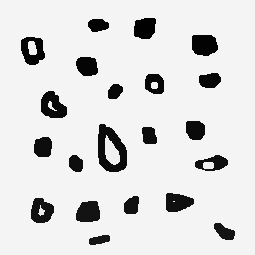
//> input picture image/uni1/ex4.2.a.jpeg, 255 x 255 px
$ ./q2 ../../image/uni1/ex4.2.a.jpeg   (built with g++ and OpenCV 4)
//> lines starting //> are read from the running program, lines starting //| are printed output that depends on the picture; after the words box and inside, x2 and y2 are one past the last pixel; in counts of white or black regions, pixels touching at a corner belong together
#include <iostream>
#include <opencv2/opencv.hpp>
#include <fstream>
#include <iomanip>
#include <vector>
#include <algorithm>
#include <numeric>
#include <ctime>
#include <cstdlib>

using namespace std;
using namespace cv;

#define RAIO_SLIDER_MAX   20
#define TOP_SLIDER_MAX    200

int top    = 10;
int raio   = 20;
int step   = 1;
int jitter = 30;

Mat image, border;
int width, height;

void on_trackbar(int, void*)
{
  Mat         points;
  vector<int> yrange;
  vector<int> xrange;
  int         x, y;
  Vec3b       pix;

  xrange.resize(height/step);
  yrange.resize(width/step);

  iota(xrange.begin(), xrange.end(), 0);
  iota(yrange.begin(), yrange.end(), 0);

  for(uint i=0; i<xrange.size(); i++) xrange[i] = xrange[i]*step+step/2;
  for(uint i=0; i<yrange.size(); i++) yrange[i] = yrange[i]*step+step/2;

  points = Mat(height, width, CV_8UC3, Scalar(255));

  random_shuffle(xrange.begin(), xrange.end());
  for(auto i : xrange)
  {
    random_shuffle(yrange.begin(), yrange.end());
    for(auto j : yrange)
    {
      x = i+rand()%(2*jitter)-jitter+1;
      y = j+rand()%(2*jitter)-jitter+1;

      pix[0] = (int) image.at<Vec3b>(x,y)[2];
      pix[1] = (int) image.at<Vec3b>(x,y)[1];
      pix[2] = (int) image.at<Vec3b>(x,y)[0];

      circle(points, cv::Point(y,x), 20, CV_RGB(pix[0],pix[1],pix[2]), -1, CV_AA);
    }
  }

  for (int top = 20; top < 200; top+=5)
  {
    raio =  (200 - top)/10;

    Canny(image, border, top, 3*top);

    random_shuffle(xrange.begin(), xrange.end());
    for(auto i : xrange)
    {
      random_shuffle(yrange.begin(), yrange.end());
      for(auto j : yrange)
      {
        if (border.at<uchar>(i,j) == 0) continue;

        x = i+rand()%(2*jitter)-jitter+1;
        y = j+rand()%(2*jitter)-jitter+1;

        pix[0] = (int) image.at<Vec3b>(x,y)[2];
        pix[1] = (int) image.at<Vec3b>(x,y)[1];
        pix[2] = (int) image.at<Vec3b>(x,y)[0];

        circle(points, cv::Point(y,x), raio, CV_RGB(pix[0],pix[1],pix[2]), -1, CV_AA);
      }
    }
  }

  imshow("CannyPontilhismo", points);
  //imshow("Canny", border);
}


int main(int argc, char** argv)
{
  image = imread(argv[1],CV_LOAD_IMAGE_COLOR);
//> image is the input picture: 255 rows x 255 cols, CV_8UC3; min 0, max 255, mean 218.7

  srand(time(0));

  width = image.size().width;
//> width = 255
  height= image.size().height;
//> height = 255

  namedWindow("CannyPontilhismo", 1.5);

  createTrackbar( "Step: ",             "CannyPontilhismo", &step,   STEP_SLIDER_MAX,   on_trackbar );
//> (this line was passed over: STEP_SLIDER_MAX is not available in this run)
  createTrackbar( "Jitter: ",           "CannyPontilhismo", &jitter, JITTER_SLIDER_MAX, on_trackbar );
//> (this line was passed over: JITTER_SLIDER_MAX is not available in this run)

  on_trackbar(top, 0 );
//> after the loop in on_trackbar, `for(auto i : xrange)`:
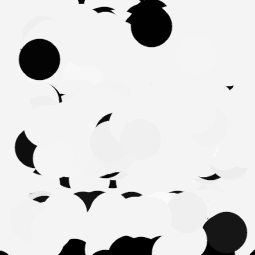
//> points: 255 rows x 255 cols, CV_8UC3; min 0, max 252, mean 217.8
//> the loop in on_trackbar, `for (int top = 20; top < 200; top+=5)` made 36 passes
//> pass 1, in on_trackbar, `Canny(image, border, top, 3*top);`:
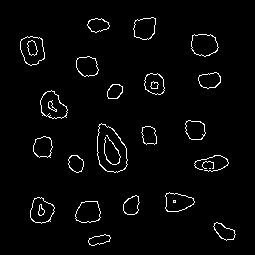
//> border: 255 rows x 255 cols, CV_8UC1; 2.7% white in thin lines or dots, all inside (x1, y1, x2, y2) = (20, 17, 236, 246)
//> after the loop in on_trackbar, `for (int top = 20; top < 200; top+=5)`:
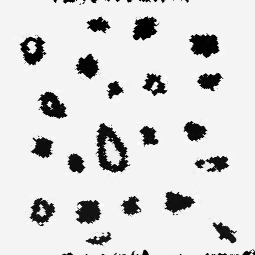
//> points: 255 rows x 255 cols, CV_8UC3; min 0, max 254, mean 217.7
  waitKey();
  //return 0;
}
